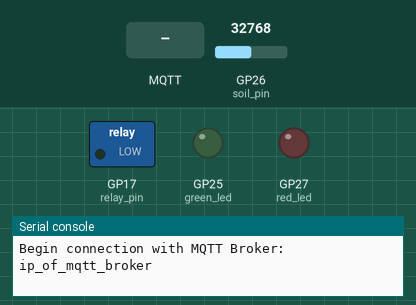
The program below on a simulated Raspberry Pi Pico running MicroPython. Parts: switched loads named in the program (green lamp = pin HIGH), output pins drawn as LEDs (lit = HIGH), the last lines printed to the serial console. The inputs (shaded band) are chosen by the test bench; at power-on: GP26 (soil_pin) = 32768 (analog values on the 0–65535 scale). No MQTT or app messages arrive unless stated.

Above: at 0.1 s.
At 1.3 s:
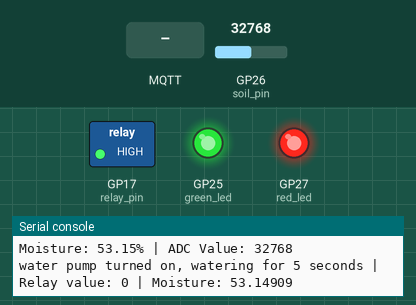
1.4 s: MQTT message "ON" arrives on the first subscribed topic
At 10.9 s:
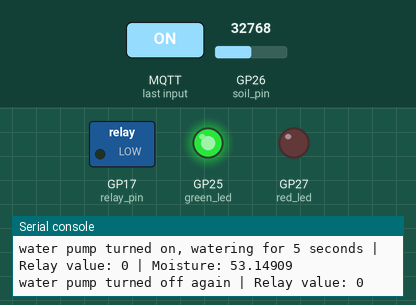
Timing chart, 0 to 12.4 s (numbered marks = the images above; inputs shaded):
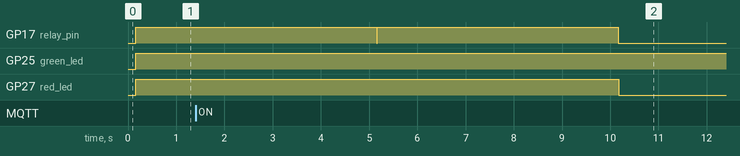

Measured:
- after the input at 1.4 s, GP27 (red_led): HIGH → LOW after 8.8 s instead of 3.8 s

The program:

watering_with_mqtt.py
```python
import network
from machine import ADC, Pin
import time
from umqtt.simple import MQTTClient

# led and relay
green_led = Pin("LED", Pin.OUT)
red_led = Pin(27, Pin.OUT)
relay_pin = Pin(17, Pin.OUT)

# moisture
soil_pin = ADC(Pin(26))
dry_value = 62000
wet_value = 7000

# mqtt
MQTT_BROKER = "ip_of_mqtt_broker"
CLIENT_ID = 'wtf_is_an_client_id'
publish_topic_moisture_porcentage = b'/watering/pico/moisture'
publish_topic_water_pump_status = b'/watering/pico/water_pump_status'
SUBSCRIBE_TOPIC = b"/watering/pico/to_pico"

def mqtt_connect():
    global mqttClient  # Declare that we want to use the global mqttClient
    print(f"Begin connection with MQTT Broker: {MQTT_BROKER}")
    mqttClient = MQTTClient(CLIENT_ID, MQTT_BROKER, user="mqtt-bot", password="safe_password", keepalive=3600)
    mqttClient.connect()
    mqttClient.set_callback(sub_cb)  # Set the callback function
    mqttClient.subscribe(SUBSCRIBE_TOPIC)  # Subscribe to the desired topic
    print(f'Connected to {MQTT_BROKER} MQTT Broker')

def reconnect():
    print('Failed to connect to the MQTT Broker. Reconnecting...')
    time.sleep(5)
    machine.reset()

def sub_cb(topic, msg):
    print(f"subscribed to topic: {topic} | received message : {msg}")
    if msg.decode() == "ON":
        control_relays(True)
    elif msg.decode() == "SLEEP":
        mqttClient.publish(publish_topic_water_pump_status, b'sleeping for 5 hours')
        time.sleep(18000) # 18000 | 5 Hours sleep after watering)
    else:
        control_relays(False)

def read_moisture():
    adc_value = soil_pin.read_u16()
    moisture = 100 - ((adc_value - wet_value) * 100 / (dry_value - wet_value))

    print(f"Moisture: {moisture:.2f}% | ADC Value: {adc_value}")
    mqttClient.publish(publish_topic_moisture_porcentage, str(f"{moisture:.2f}%"))
    mqttClient.publish(publish_topic_water_pump_status, str(adc_value))

    return moisture, adc_value

def control_relays(on=False):
    moisture, adc_value = read_moisture()

    if moisture < 60 or on:
        print(f"water pump turned on, watering for 5 seconds | Relay value: {relay_pin.value()} | Moisture: {moisture} ")
        relay_pin.value(1)
        green_led(1)
        red_led(1)
        mqttClient.publish(publish_topic_water_pump_status, b'Water pump turned on')
        time.sleep(5)

        relay_pin.value(0)
        mqttClient.publish(publish_topic_water_pump_status, b'Water pump turned off')
        print(f"water pump turned off again | Relay value: {relay_pin.value()}")
        red_led(0)

    else:
        red_led(0)
        green_led(0)
        relay_pin.value(0)

mqtt_connect() # Connect to MQTT broker

while True:
    control_relays()
    mqttClient.check_msg()
    time.sleep(60)
```
